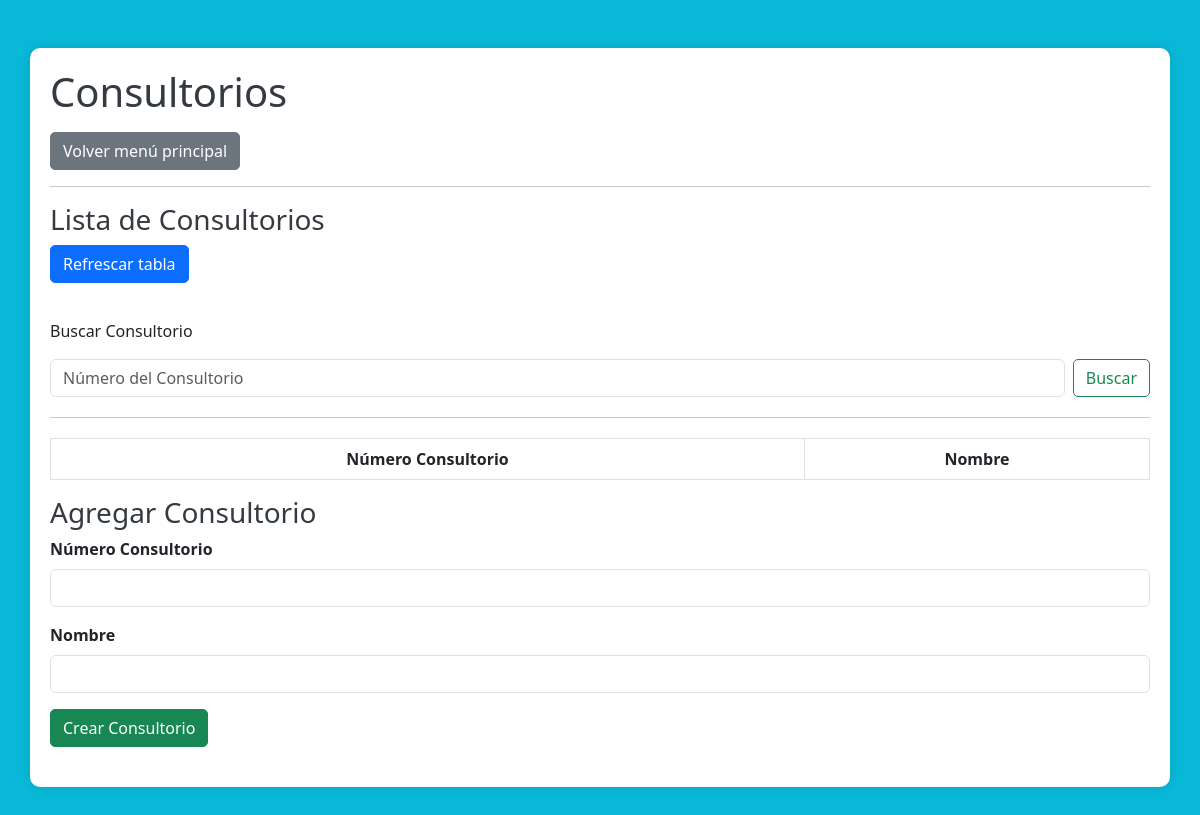
Page /Controlador/controladorConsultorio.php on the earlier database version.
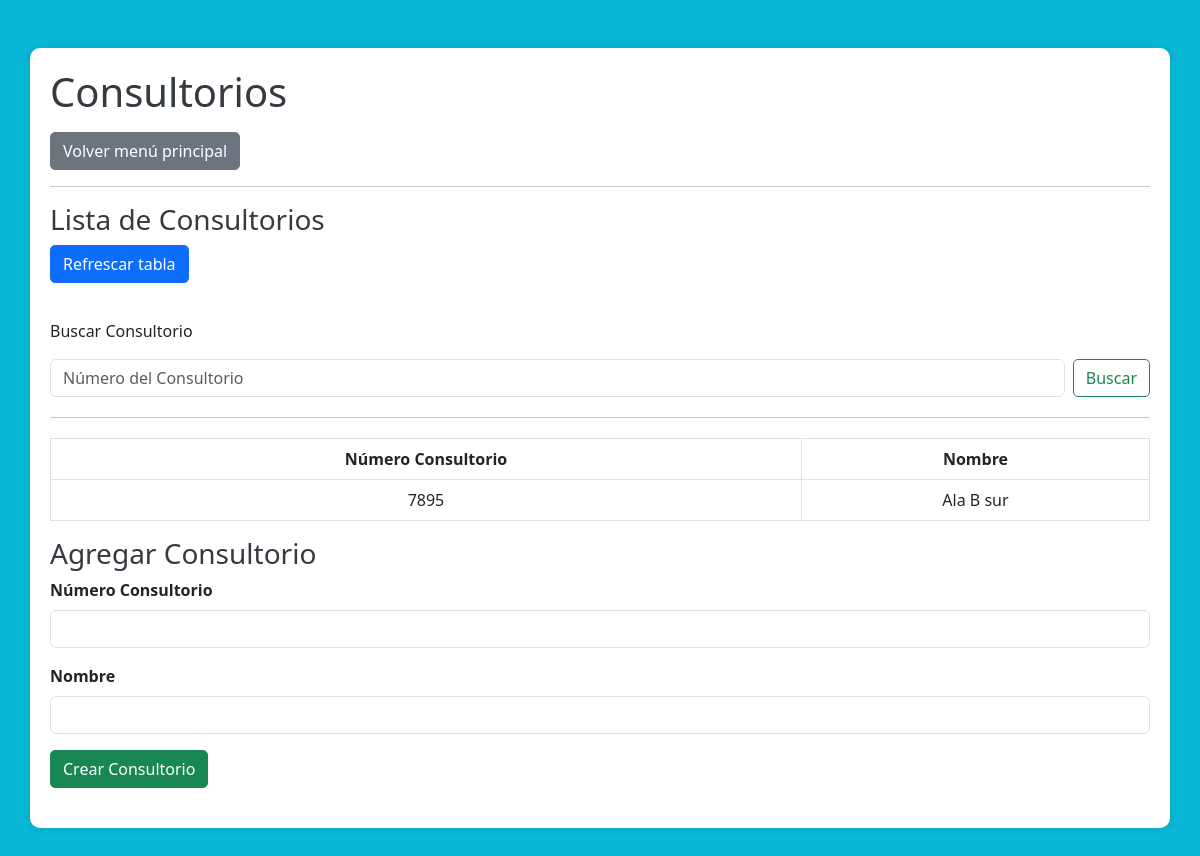
Same page on the later database version.
### tables this page shows
CREATE TABLE `consultorios` (
  `ConNumero` int(3) NOT NULL,
  `ConNombre` varchar(50) NOT NULL
);

### Controlador/controladorConsultorio.php (called while the page is built, shortened)
<?php
require_once '../Modelo/Consultorio.php';
$gestorConsultorio = new Consultorio();
    $resultado = $gestorConsultorio->consultarConsultorios();
include "../Vista/vistaConsultorio.php";
?>

### Modelo/Conexion.php (called while the page is built)
<?php
function Conectarse(){
	$Conexion =  mysqli_connect("localhost","root","","citas");
	return $Conexion;
}
?>

### Modelo/Consultorio.php (called while the page is built, shortened)
<?php
require_once 'Conexion.php';
class Consultorio {
    public function consultarConsultorios(){
        $this->conexion = Conectarse();
        $sql = "SELECT * FROM consultorios";
        $res = $this->conexion->query($sql);
        return $res;
    }
}

### Vista/vistaConsultorio.php (the view, shortened to what this page needs)
<!DOCTYPE html>
<html lang="es">
<head>
    <link href="https://cdn.jsdelivr.net/npm/bootstrap@5.3.0/dist/css/bootstrap.min.css" rel="stylesheet">
</head>
<body>
    <div class="container mt-5">
        <h1 class="mb-3">Consultorios</h1>
        <a class="btn btn-secondary" href="../index.php">Volver menú principal</a>
        <hr>
        <h3>Lista de Consultorios</h3>
        <form action="../Controlador/controladorConsultorio.php" method="post">
            <button class="btn btn-primary mb-3" type="submit" name="Acciones" value="Refrescar tabla">Refrescar tabla</button>
        </form>
        <div class="table-responsive mt-3">
            <p>Buscar Consultorio</p>
            <form class="d-flex" action="../Controlador/controladorConsultorio.php" method="post">
                <input class="form-control me-2" type="number" name="ConNumero" placeholder="Número del Consultorio" aria-label="Search">
                <button class="btn btn-outline-success" type="submit" name="Acciones" value="BuscarConsultorio">Buscar</button>
            </form>
            <hr>
            <table class="table table-bordered">
                <thead>
                    <tr>
                        <th>Número Consultorio</th>
                        <th>Nombre</th>
                    </tr>
                </thead>
                <tbody>
                    <?php
                    while ($fila = mysqli_fetch_assoc($resultado)) {
                        echo "<tr>";
                            echo "<td>" . $fila['ConNumero'] . "</td>";
                            echo "<td>" . $fila['ConNombre'] . "</td>";
                        echo "</tr>";
                    }
                    ?>
                </tbody>
            </table>
        </div>
        <div>
            <h3>Agregar Consultorio</h3>
            <form action="../Controlador/controladorConsultorio.php" method="get">
                <div class="mb-3">
                    <label for="ConNumero" class="form-label">Número Consultorio</label>
                    <input class="form-control" id="ConNumero" name="ConNumero" type="number">
                </div>
                <div class="mb-3">
                    <label for="ConNombre" class="form-label">Nombre</label>
                    <input class="form-control" id="ConNombre" name="ConNombre" type="text">
                </div>
                <button class="btn btn-success" type="submit" name="Acciones" value="CrearConsultorio">Crear Consultorio</button>
            </form>
        </div>
    </div>
    <br><br>
</body>
</html>

Differences in the rows shown:
added consultorios: ConNumero "7895", ConNombre "Ala B sur"
